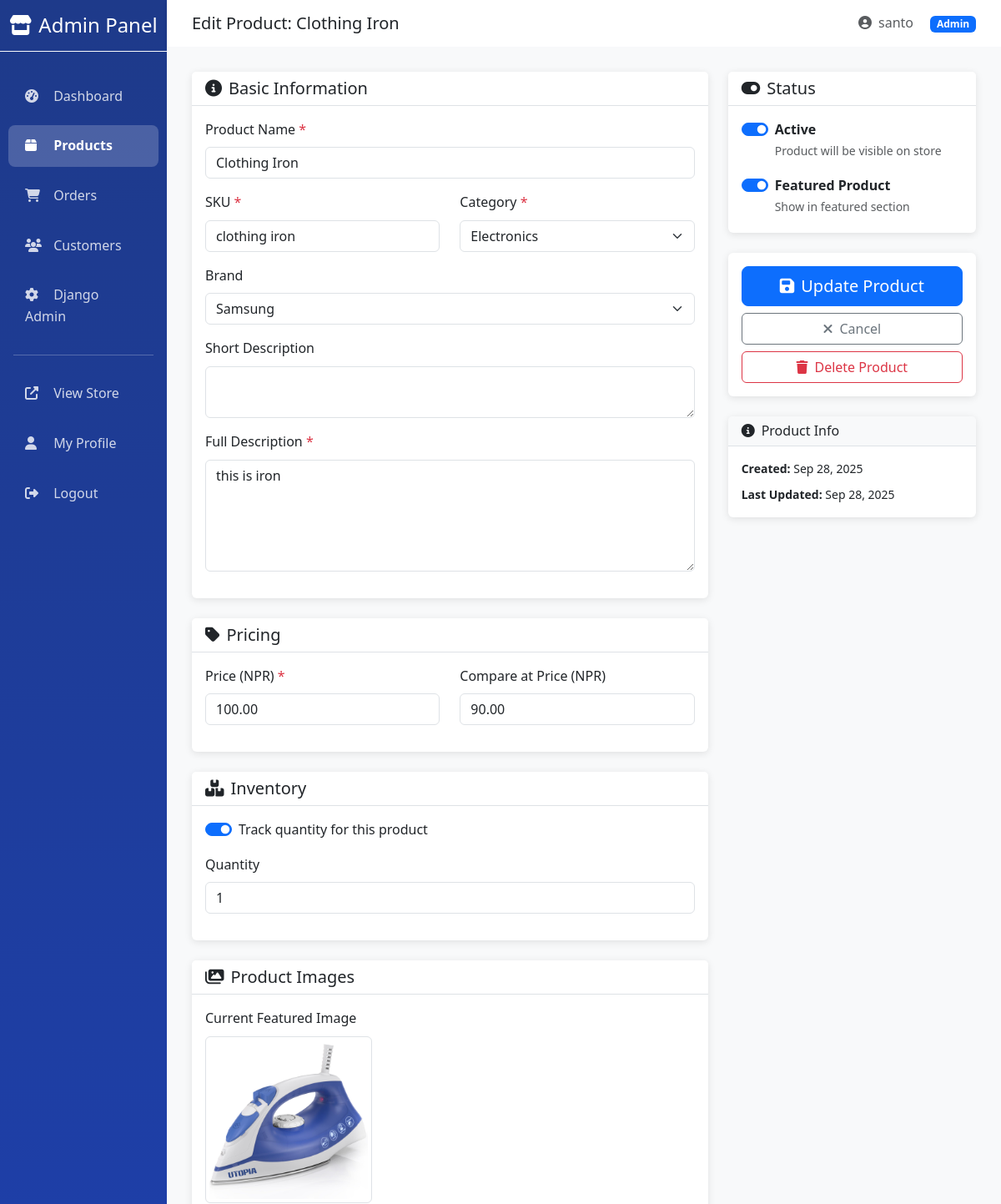
Page /dashboard/products/1/edit/ (signed in, upper part) on the earlier database version.
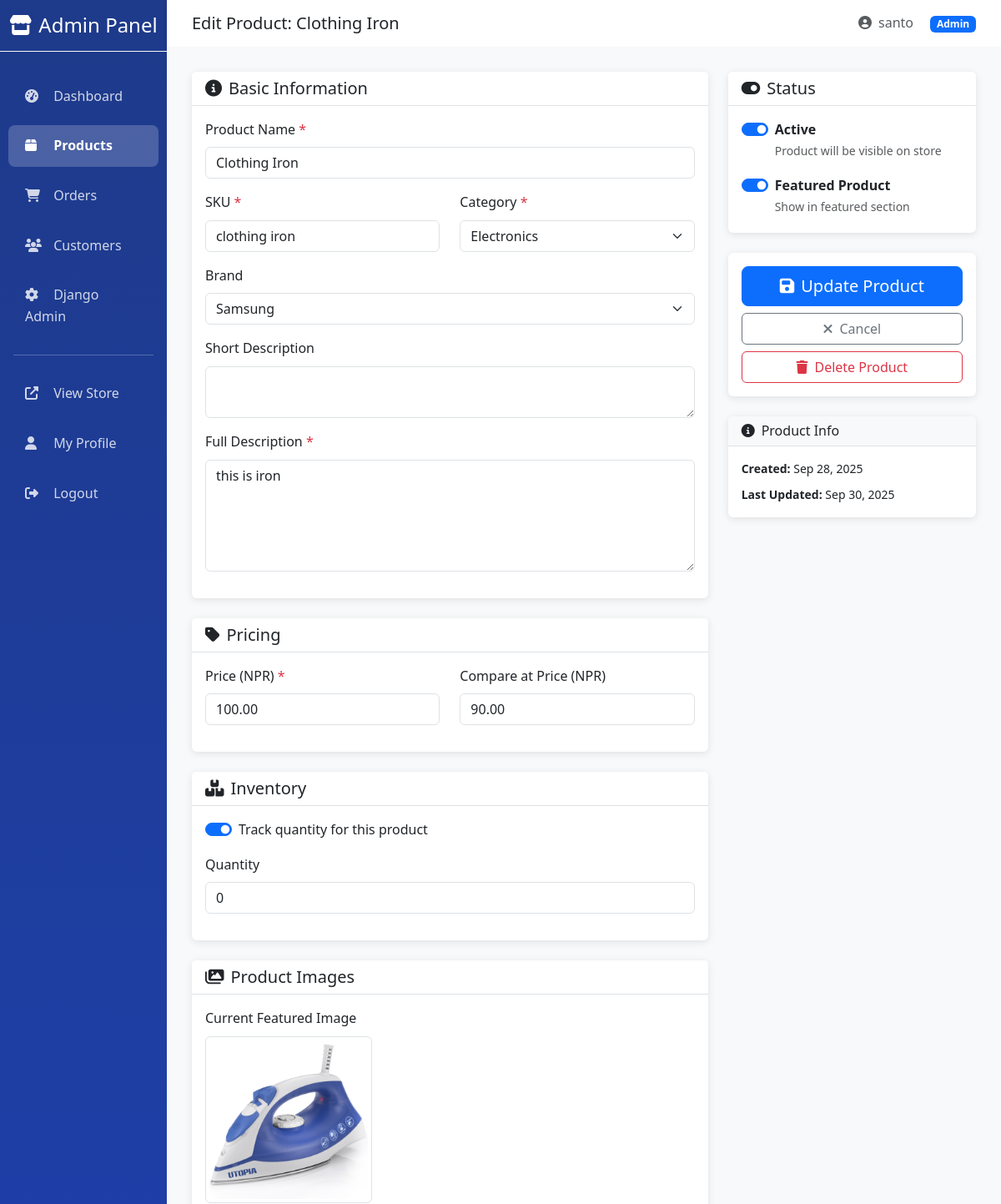
Same page on the later database version.
### products/models.py (models this page shows, shortened)
class Product(models.Model):
    AVAILABILITY_CHOICES = [
        ('in_stock', 'In Stock'),
        ('out_of_stock', 'Out of Stock'),
        ('discontinued', 'Discontinued'),
    ]
    name = models.CharField(max_length=200)
    slug = models.SlugField(unique=True, blank=True)
    sku = models.CharField(max_length=50, unique=True)
    category = models.ForeignKey(
        ProductCategory,
        on_delete=models.CASCADE,
        related_name='products'
    )
    brand = models.ForeignKey(
        Brand,
        on_delete=models.SET_NULL,
        related_name='products',
        blank=True,
        null=True
    )
    description = models.TextField()
    short_description = models.TextField(max_length=300, blank=True)
    price = models.DecimalField(max_digits=10, decimal_places=2)
    compare_price = models.DecimalField(
        max_digits=10,
        decimal_places=2,
        blank=True,
        null=True,
        help_text="Compare at price (original price)"
    )
    cost_per_item = models.DecimalField(
        max_digits=10,
        decimal_places=2,
        blank=True,
        null=True,
        help_text="Cost per item for profit calculation"
    )
    track_quantity = models.BooleanField(default=True)
    quantity = models.PositiveIntegerField(default=0)
    low_stock_threshold = models.PositiveIntegerField(default=10)
    availability_status = models.CharField(
        max_length=20,
        choices=AVAILABILITY_CHOICES,
        default='in_stock'
    )
    is_active = models.BooleanField(default=True)  # Archive instead of delete
    is_featured = models.BooleanField(default=False)
    meta_title = models.CharField(max_length=60, blank=True)
    meta_description = models.CharField(max_length=160, blank=True)
    featured_image = models.ImageField(
        upload_to='products/featured/',
        blank=True,
        null=True
    )
    created_at = models.DateTimeField(auto_now_add=True)
    updated_at = models.DateTimeField(auto_now=True)
    class Meta:
        ordering = ['-created_at']
        indexes = [
            models.Index(fields=['sku']),
            models.Index(fields=['is_active', 'availability_status']),
            models.Index(fields=['-created_at']),
        ]

class ProductCategory(models.Model):
    name = models.CharField(max_length=100, unique=True)
    slug = models.SlugField(unique=True, blank=True)
    description = models.TextField(blank=True)
    is_active = models.BooleanField(default=True)
    created_at = models.DateTimeField(auto_now_add=True)
    updated_at = models.DateTimeField(auto_now=True)
    class Meta:
        verbose_name = 'Product Category'
        verbose_name_plural = 'Product Categories'
        ordering = ['name']

class Brand(models.Model):
    name = models.CharField(max_length=100, unique=True)
    slug = models.SlugField(unique=True, blank=True)
    logo = models.ImageField(upload_to='brands/', blank=True, null=True)
    description = models.TextField(blank=True)
    is_active = models.BooleanField(default=True)
    created_at = models.DateTimeField(auto_now_add=True)
    class Meta:
        ordering = ['name']

### dashboard/views.py (the view, shortened to what this page needs)
# urls.py: path('products/<int:product_id>/edit/', views.product_edit, name='product_edit'),
@staff_member_required
def product_edit(request, product_id):
    product = get_object_or_404(Product, id=product_id)
    categories = ProductCategory.objects.all()
    brands = Brand.objects.all()
    return render(request, 'dashboard/products/edit.html', {'product': product, 'categories': categories, 'brands': brands})

### shopping_cart/cart_manager.py (called while the page is built)
    def _get_or_create_cart(self):
        if self.request.user.is_authenticated:
            cart, created = Cart.objects.get_or_create(user=self.request.user)
        else:
            if not self.request.session.session_key:
                self.request.session.create()
            session_key = self.request.session.session_key
            cart, created = Cart.objects.get_or_create(session_key=session_key)
        return cart

    def get_cart_data(self):
        items = self.cart.items.select_related('product').all()
        return {
            'cart': self.cart,
            'items': items,
            'total_items': self.cart.total_items,
            'subtotal': self.cart.subtotal,
            'tax': self.cart.tax_amount,
            'total': self.cart.total,
        }

### shopping_cart/context_processors.py (called while the page is built)
def cart_context(request):
    try:
        cart_manager = CartManager(request)
        cart_data = cart_manager.get_cart_data()
        return {
            'cart_total_items': cart_data['total_items'],
            'cart_total': cart_data['total'],
        }
    except:
        return {
            'cart_total_items': 0,
            'cart_total': 0,
        }

### templates/dashboard/products/edit.html (shortened to what the changed rows need)
{% extends 'dashboard/base.html' %}
{% block page_title %}Edit Product: {{ product.name }}{% endblock %}
{% block content %}
<form method="POST" enctype="multipart/form-data">
    <div class="row g-4">
        <div class="col-lg-8">
            <div class="card mb-4">
                <div class="card-body">
                    <div class="mb-3">
                        <label class="form-label">Product Name <span class="text-danger">*</span></label>
                        <input type="text" name="name" class="form-control" value="{{ product.name }}" required>
                    </div>
                    <div class="row">
                        <div class="col-md-6 mb-3">
                            <label class="form-label">SKU <span class="text-danger">*</span></label>
                            <input type="text" name="sku" class="form-control" value="{{ product.sku }}" required>
                        </div>
                        <div class="col-md-6 mb-3">
                            <label class="form-label">Category <span class="text-danger">*</span></label>
                            <select name="category" class="form-select" required>
                                {% for category in categories %}
                                    <option value="{{ category.id }}" {% if category.id == product.category.id %}selected{% endif %}>
                                        {{ category.name }}
                                    </option>
                                {% endfor %}
                            </select>
                        </div>
                    </div>
                    <div class="mb-3">
                        <label class="form-label">Brand</label>
                        <select name="brand" class="form-select">
                            {% for brand in brands %}
                                <option value="{{ brand.id }}" {% if product.brand and brand.id == product.brand.id %}selected{% endif %}>
                                    {{ brand.name }}
                                </option>
                            {% endfor %}
                        </select>
                    </div>
                    <div class="mb-3">
                        <label class="form-label">Full Description <span class="text-danger">*</span></label>
                        <textarea name="description" class="form-control" rows="5" required>{{ product.description }}</textarea>
                    </div>
                </div>
            </div>
            <div class="card mb-4">
                <div class="card-body">
                    <div class="row">
                        <div class="col-md-6 mb-3">
                            <label class="form-label">Price (NPR) <span class="text-danger">*</span></label>
                            <input type="number" name="price" class="form-control" step="0.01" value="{{ product.price }}" required>
                        </div>
                        <div class="col-md-6 mb-3">
                            <label class="form-label">Compare at Price (NPR)</label>
                            <input type="number" name="compare_price" class="form-control" step="0.01" value="{{ product.compare_price|default:'' }}">
                        </div>
                    </div>
                </div>
            </div>
            <div class="card mb-4">
                <div class="card-body">
                    <div class="form-check form-switch mb-3">
                        <input class="form-check-input" type="checkbox" name="track_quantity" id="trackQuantity" {% if product.track_quantity %}checked{% endif %}>
                        <label class="form-check-label" for="trackQuantity">
                            Track quantity for this product
                        </label>
                    </div>
                    <div id="quantityFields">
                        <div class="mb-3">
                            <label class="form-label">Quantity</label>
                            <input type="number" name="quantity" class="form-control" value="{{ product.quantity }}" min="0">
                        </div>
                    </div>
                </div>
            </div>
            <div class="card mb-4">
                <div class="card-body">
                    {% if product.featured_image %}
                        <div class="mb-3">
                            <label class="form-label">Current Featured Image</label>
                            <div>
                                <img src="{{ product.featured_image.url }}" alt="{{ product.name }}" class="img-thumbnail" style="max-width: 200px;">
                            </div>
                        </div>
                    {% endif %}
                </div>
            </div>
        </div>
        <div class="col-lg-4">
            <div class="card mb-4">
                <div class="card-body">
                    <div class="form-check form-switch mb-3">
                        <input class="form-check-input" type="checkbox" name="is_active" id="isActive" {% if product.is_active %}checked{% endif %}>
                        <label class="form-check-label" for="isActive">
                            <strong>Active</strong><br>
                            <small class="text-muted">Product will be visible on store</small>
                        </label>
                    </div>
                    <div class="form-check form-switch">
                        <input class="form-check-input" type="checkbox" name="is_featured" id="isFeatured" {% if product.is_featured %}checked{% endif %}>
                        <label class="form-check-label" for="isFeatured">
                            <strong>Featured Product</strong><br>
                            <small class="text-muted">Show in featured section</small>
                        </label>
                    </div>
                </div>
            </div>
            <div class="card">
                <div class="card-body">
                    <small>
                        <p class="mb-2"><strong>Created:</strong> {{ product.created_at|date:"M d, Y" }}</p>
                        <p class="mb-0"><strong>Last Updated:</strong> {{ product.updated_at|date:"M d, Y" }}</p>
                    </small>
                </div>
            </div>
        </div>
    </div>
</form>
{% endblock %}

Differences in the rows shown:
changed Product "Clothing Iron": quantity "1" → "0"; updated_at "Sep 28, 2025" → "Sep 30, 2025"
